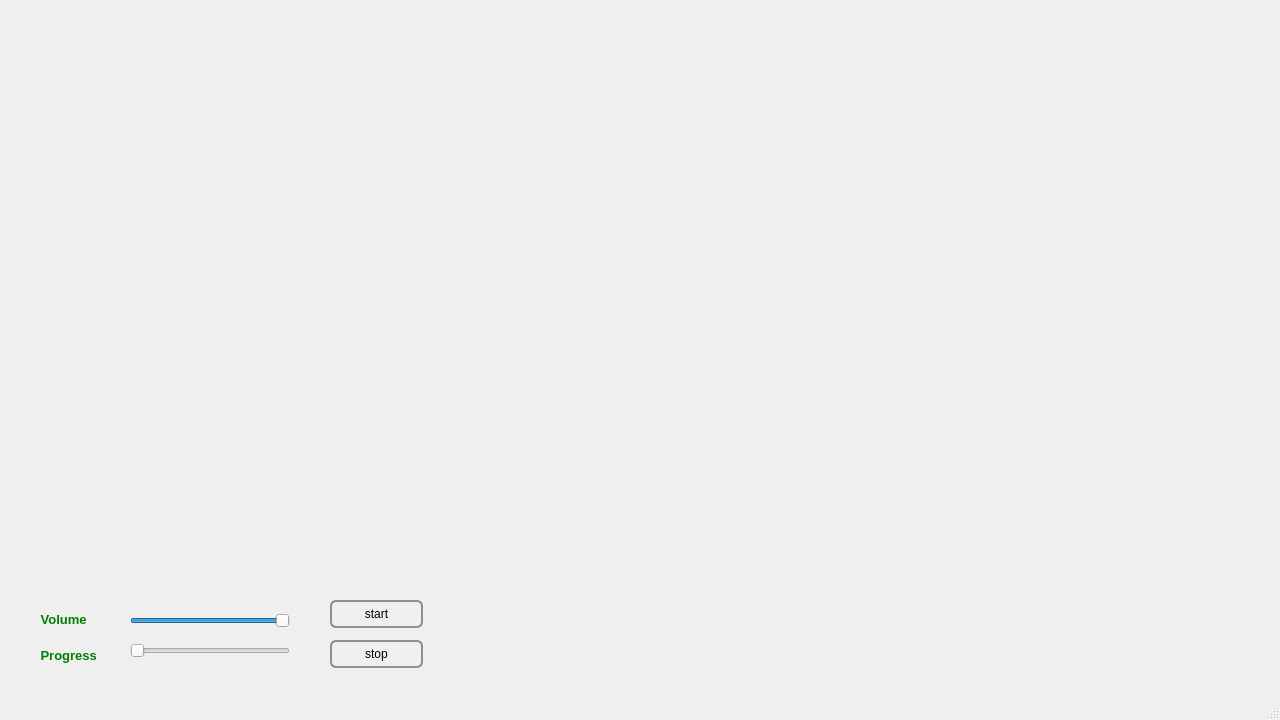
<?xml version="1.0" encoding="UTF-8"?>
<ui version="4.0">
 <class>MainWindow</class>
 <widget class="QMainWindow" name="MainWindow">
  <property name="geometry">
   <rect>
    <x>0</x>
    <y>0</y>
    <width>1280</width>
    <height>720</height>
   </rect>
  </property>
  <property name="minimumSize">
   <size>
    <width>1280</width>
    <height>720</height>
   </size>
  </property>
  <property name="maximumSize">
   <size>
    <width>1280</width>
    <height>720</height>
   </size>
  </property>
  <property name="baseSize">
   <size>
    <width>1280</width>
    <height>720</height>
   </size>
  </property>
  <property name="windowTitle">
   <string>MED++</string>
  </property>
  <property name="styleSheet">
   <string notr="true">centralwidget
{
background-image: url(:/main.png);
}</string>
  </property>
  <widget class="QWidget" name="centralwidget">
   <property name="styleSheet">
    <string notr="true">QWidget#centralwidget
{
background-image: url(:/main.png);
}</string>
   </property>
   <widget class="QWidget" name="widget" native="true">
    <property name="geometry">
     <rect>
      <x>380</x>
      <y>510</y>
      <width>571</width>
      <height>71</height>
     </rect>
    </property>
    <property name="styleSheet">
     <string notr="true">QPushButton:hover{
color:#ccc;

	border-color:#0DD4E1;
border-width:1px;
}



QPushButton{
border-style:solid;

background-color:#AARRGGBB ;
color:#fff;
border-radius:7px;
}</string>
    </property>
    <widget class="QPushButton" name="ad">
     <property name="geometry">
      <rect>
       <x>20</x>
       <y>10</y>
       <width>141</width>
       <height>41</height>
      </rect>
     </property>
     <property name="text">
      <string/>
     </property>
    </widget>
    <widget class="QPushButton" name="med">
     <property name="geometry">
      <rect>
       <x>210</x>
       <y>10</y>
       <width>151</width>
       <height>41</height>
      </rect>
     </property>
     <property name="text">
      <string/>
     </property>
    </widget>
    <widget class="QPushButton" name="sec">
     <property name="geometry">
      <rect>
       <x>410</x>
       <y>10</y>
       <width>151</width>
       <height>41</height>
      </rect>
     </property>
     <property name="text">
      <string/>
     </property>
    </widget>
   </widget>
   <widget class="QSlider" name="slidervolume">
    <property name="geometry">
     <rect>
      <x>130</x>
      <y>610</y>
      <width>160</width>
      <height>22</height>
     </rect>
    </property>
    <property name="value">
     <number>99</number>
    </property>
    <property name="orientation">
     <enum>Qt::Horizontal</enum>
    </property>
   </widget>
   <widget class="QSlider" name="sliderprogress">
    <property name="geometry">
     <rect>
      <x>130</x>
      <y>640</y>
      <width>160</width>
      <height>22</height>
     </rect>
    </property>
    <property name="toolTip">
     <string/>
    </property>
    <property name="value">
     <number>0</number>
    </property>
    <property name="orientation">
     <enum>Qt::Horizontal</enum>
    </property>
   </widget>
   <widget class="QLabel" name="label_5">
    <property name="geometry">
     <rect>
      <x>30</x>
      <y>610</y>
      <width>71</width>
      <height>20</height>
     </rect>
    </property>
    <property name="text">
     <string>&lt;html&gt;&lt;head/&gt;&lt;body&gt;&lt;p align=&quot;center&quot;&gt;&lt;span style=&quot; font-size:10pt; font-weight:600; color:#008000;&quot;&gt;Volume &lt;/span&gt;&lt;/p&gt;&lt;/body&gt;&lt;/html&gt;</string>
    </property>
   </widget>
   <widget class="QLabel" name="label_6">
    <property name="geometry">
     <rect>
      <x>20</x>
      <y>640</y>
      <width>101</width>
      <height>31</height>
     </rect>
    </property>
    <property name="text">
     <string>&lt;html&gt;&lt;head/&gt;&lt;body&gt;&lt;p align=&quot;center&quot;&gt;&lt;span style=&quot; font-size:10pt; font-weight:600; color:#008000;&quot;&gt;Progress &lt;/span&gt;&lt;/p&gt;&lt;/body&gt;&lt;/html&gt;</string>
    </property>
   </widget>
   <widget class="QPushButton" name="strart_Button">
    <property name="geometry">
     <rect>
      <x>330</x>
      <y>600</y>
      <width>93</width>
      <height>28</height>
     </rect>
    </property>
    <property name="styleSheet">
     <string notr="true">QPushButton {
    border: 2px solid #8f8f91;
    border-radius: 6px;
    background-color: qlineargradient(x1: 0, y1: 0, x2: 0, y2: 1,
                                      stop: 0 #f6f7fa, stop: 1 #dadbde);
    min-width: 80px;
}
QPushButton:pressed {
    background-color: qlineargradient(x1: 0, y1: 0, x2: 0, y2: 1,
                                      stop: 0 #dadbde, stop: 1 #f6f7fa);
}

QPushButton:flat {
    border: none; /* no border for a flat push button */
}

QPushButton:default {
    border-color: navy; /* make the default button prominent */
}
QPushButton:open { /* when the button has its menu open */
    background-color: qlineargradient(x1: 0, y1: 0, x2: 0, y2: 1,
                                      stop: 0 #dadbde, stop: 1 #f6f7fa);
}

QPushButton::menu-indicator {
    image: url(menu_indicator.png);
    subcontrol-origin: padding;
    subcontrol-position: bottom right;
}

QPushButton::menu-indicator:pressed, QPushButton::menu-indicator:open {
    position: relative;
    top: 2px; left: 2px; /* shift the arrow by 2 px */
}</string>
    </property>
    <property name="text">
     <string>start</string>
    </property>
    <property name="autoDefault">
     <bool>true</bool>
    </property>
   </widget>
   <widget class="QPushButton" name="stop_button">
    <property name="geometry">
     <rect>
      <x>330</x>
      <y>640</y>
      <width>93</width>
      <height>28</height>
     </rect>
    </property>
    <property name="styleSheet">
     <string notr="true">QPushButton {
    border: 2px solid #8f8f91;
    border-radius: 6px;
    background-color: qlineargradient(x1: 0, y1: 0, x2: 0, y2: 1,
                                      stop: 0 #f6f7fa, stop: 1 #dadbde);
    min-width: 80px;
}
QPushButton:pressed {
    background-color: qlineargradient(x1: 0, y1: 0, x2: 0, y2: 1,
                                      stop: 0 #dadbde, stop: 1 #f6f7fa);
}

QPushButton:flat {
    border: none; /* no border for a flat push button */
}

QPushButton:default {
    border-color: navy; /* make the default button prominent */
}
QPushButton:open { /* when the button has its menu open */
    background-color: qlineargradient(x1: 0, y1: 0, x2: 0, y2: 1,
                                      stop: 0 #dadbde, stop: 1 #f6f7fa);
}

QPushButton::menu-indicator {
    image: url(menu_indicator.png);
    subcontrol-origin: padding;
    subcontrol-position: bottom right;
}

QPushButton::menu-indicator:pressed, QPushButton::menu-indicator:open {
    position: relative;
    top: 2px; left: 2px; /* shift the arrow by 2 px */
}</string>
    </property>
    <property name="text">
     <string>stop</string>
    </property>
    <property name="autoDefault">
     <bool>true</bool>
    </property>
   </widget>
  </widget>
  <widget class="QStatusBar" name="statusbar"/>
 </widget>
 <resources/>
 <connections/>
</ui>
